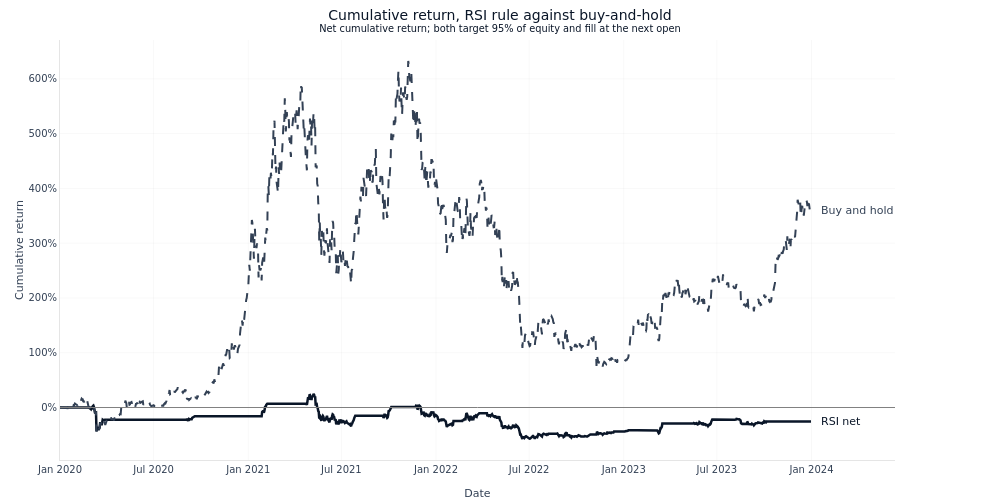

The code cell stored with this chart in its notebook:
### Markdown cell above
Beta below one is what a rule that is out of the market much of the time looks like: it cannot
participate in a move it is not positioned for. That is a statement about exposure, not about
skill. A strategy can lower its beta to any level by trading less, and the alpha figure in the
table above is the one that asks whether the time it *was* invested was chosen well.

### Code cell
fig = plot_cumulative_returns(
    analysis_net,
    benchmark_label="Buy and hold",
    show_benchmark=True,
    log_scale=False,
)
fig.data[0].name = "RSI net"
fig.data[1].name = "Buy and hold"
fig.data[0].line.color = COLORS["blue"]
fig.data[1].line.color = COLORS["neutral"]
for trace in fig.data:
    add_annotation(
        fig,
        text=trace.name,
        x=trace.x[-1],
        y=trace.y[-1],
        xref="x",
        yref="y",
        xshift=8,
        xanchor="left",
        yanchor="middle",
        font={"color": trace.line.color, "size": 11},
    )
fig.update_layout(
    title=(
        "Cumulative return, RSI rule against buy-and-hold"
        f"<br><sup>Net cumulative return; both target {POSITION_SIZE:.0%} of equity and fill at "
        "the next open</sup>"
    ),
    yaxis_title="Cumulative return",
    height=500,
    margin={"r": 105},
)
_curves = {
    trace.name: [float(v) for v in trace.y if v is not None and np.isfinite(v)]
    for trace in fig.data
}
_curve_phrase = "; ".join(
    f"{name} runs from {min(vals):.0%} to {max(vals):.0%} and ends at {vals[-1]:.0%}"
    for name, vals in _curves.items()
    if vals
)
show_plotly_with_alt(
    fig,
    (
        "Line chart of net cumulative return in percent for two rules run on the same bars "
        "with the same costs, each direct-labelled at the right rather than in a legend. Both "
        "share one linear axis, so the taller series sets the scale for both."
    ),
)

### Figure 1 — Plotly figure (JSON) as saved in the notebook; plotly's stock layout.template omitted (floating-point values rounded to 4 significant figures; data arrays with more than 128 entries replaced by an {"elided": "..."} marker saying what was removed)
{"data": [{"hovertemplate": "Date: %{x}<br>Return: %{y:.2%}<extra></extra>", "line": {"color": "#0a1628", "width": 2.5}, "mode": "lines", "name": "RSI net", "type": "scatter", "x": {"elided": "1461 str values"}, "y": {"elided": "1461 float values"}}, {"hovertemplate": "Date: %{x}<br>Return: %{y:.2%}<extra></extra>", "line": {"color": "#334155", "dash": "dash", "width": 2.0}, "mode": "lines", "name": "Buy and hold", "type": "scatter", "x": {"elided": "1461 str values"}, "y": {"elided": "1461 float values"}}], "layout": {"annotations": [{"font": {"color": "#0a1628", "size": 11}, "showarrow": false, "text": "RSI net", "x": "2023-12-31", "xanchor": "left", "xref": "x", "xshift": 8, "y": -0.2547, "yanchor": "middle", "yref": "y"}, {"font": {"color": "#334155", "size": 11}, "showarrow": false, "text": "Buy and hold", "x": "2023-12-31", "xanchor": "left", "xref": "x", "xshift": 8, "y": 3.603, "yanchor": "middle", "yref": "y"}], "font": {"color": "#334155", "family": "DM Sans, DejaVu Sans, sans-serif", "size": 12}, "height": 500, "hoverlabel": {"bgcolor": "white", "font": {"family": "DM Sans, DejaVu Sans, sans-serif", "size": 13}}, "hovermode": "x unified", "legend": {"x": 0.01, "xanchor": "left", "y": 0.99, "yanchor": "top"}, "margin": {"b": 40, "l": 60, "r": 105, "t": 40}, "paper_bgcolor": "rgba(0,0,0,0)", "plot_bgcolor": "rgba(0,0,0,0)", "shapes": [{"line": {"color": "gray", "dash": "solid", "width": 1}, "type": "line", "x0": 0, "x1": 1, "xref": "x domain", "y0": 0, "y1": 0, "yref": "y"}], "showlegend": false, "title": {"text": "Cumulative return, RSI rule against buy-and-hold<br><sup>Net cumulative return; both target 95% of equity and fill at the next open</sup>"}, "width": 1000, "xaxis": {"gridcolor": "rgba(0,0,0,0.06)", "linecolor": "rgba(0,0,0,0.1)", "title": {"text": "Date"}, "zeroline": false}, "yaxis": {"gridcolor": "rgba(0,0,0,0.06)", "linecolor": "rgba(0,0,0,0.1)", "tickformat": ".0%", "title": {"text": "Cumulative return"}, "zeroline": false}}}
